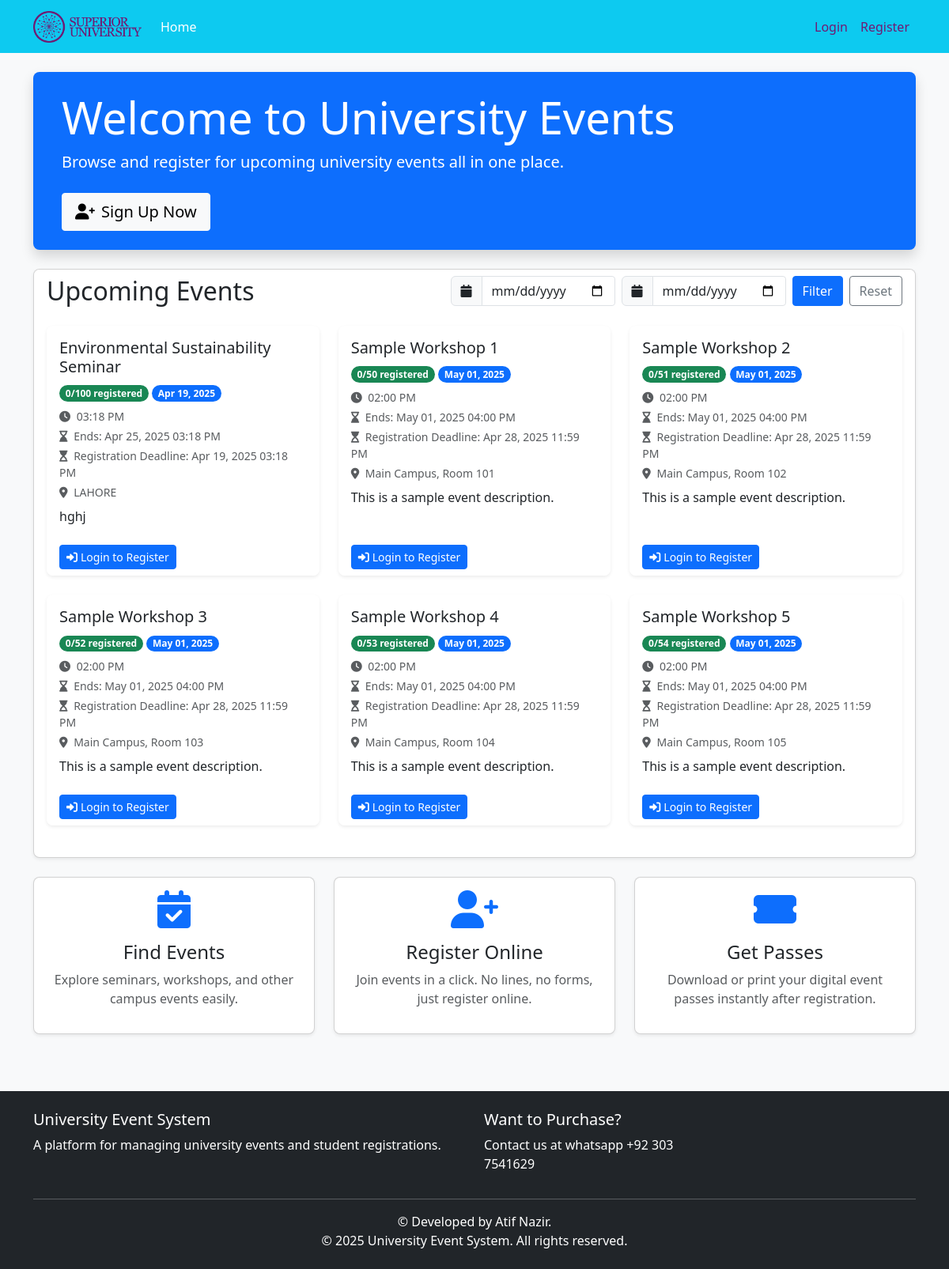
Page /home on the earlier database version.
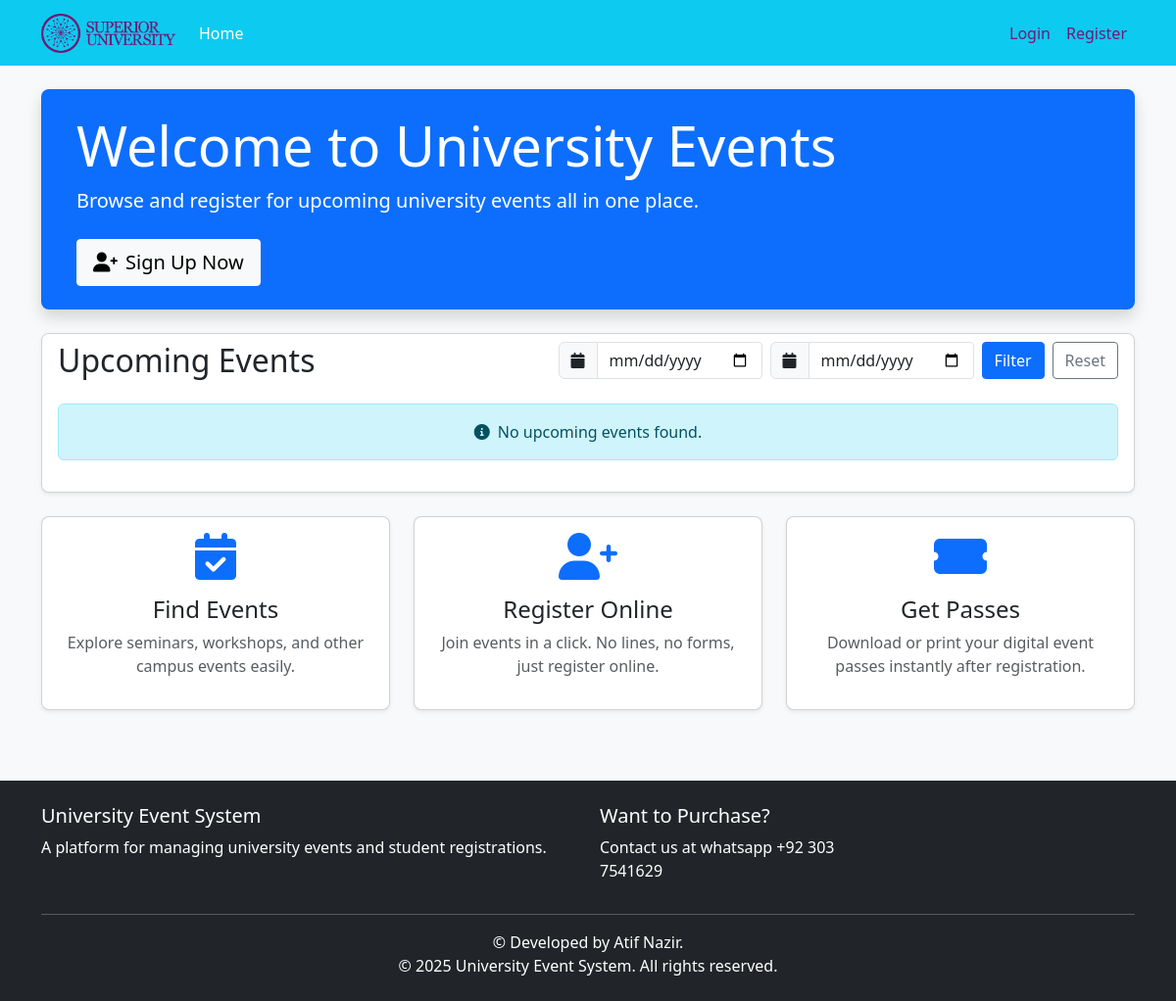
Same page on the later database version.
### app/models.py (models this page shows, shortened)
class Event(db.Model):
    id = db.Column(db.Integer, primary_key=True)
    title = db.Column(db.String(100), nullable=False)
    description = db.Column(db.Text, nullable=False)
    date = db.Column(db.DateTime, nullable=False)  # Start Date
    end_date = db.Column(db.DateTime, nullable=True)
    registration_deadline = db.Column(db.DateTime, nullable=True)  # New Field
    location = db.Column(db.String(100), nullable=False)
    max_participants = db.Column(db.Integer, nullable=False)
    created_at = db.Column(db.DateTime, default=datetime.utcnow)
    updated_at = db.Column(db.DateTime, default=datetime.utcnow, onupdate=datetime.utcnow)
    registrations = db.relationship('Registration', backref='event', lazy=True, cascade="all, delete-orphan")
    @property
    def registration_count(self):
        return Registration.query.filter_by(event_id=self.id).count()
    @property
    def is_full(self):
        return self.registration_count >= self.max_participants

### app/routes/main.py (the view)
@main.route('/home')
def home():
    page = request.args.get('page', 1, type=int)
    date_from = request.args.get('date_from')
    date_to = request.args.get('date_to')
    now = datetime.utcnow()
    query = Event.query
    if date_from:
        try:
            date_from_dt = datetime.strptime(date_from, '%Y-%m-%d')
            query = query.filter(Event.date >= date_from_dt)
        except ValueError:
            pass
    if date_to:
        try:
            date_to_dt = datetime.strptime(date_to, '%Y-%m-%d')
            query = query.filter(Event.date <= date_to_dt)
        except ValueError:
            pass
    query = query.filter(or_(Event.end_date == None, Event.end_date >= now))
    query = query.order_by(Event.date.asc())
    events = query.paginate(page=page, per_page=6)
    return render_template('index.html', events=events, title='Home')

### app/routes/main.py (called while the page is built)
@main.context_processor
def inject_logo_status():
    logo_path = os.path.join(current_app.root_path, 'static', 'images', 'university_logo.png')
    logo_exists = os.path.exists(logo_path)
    return {'logo_exists': logo_exists}

### app/templates/index.html (shortened to what the changed rows need)
{% extends "base.html" %}
{% block content %}
<div class="row mb-4">
    <div class="col-md-12">
        <div class="bg-primary text-white p-4 rounded-3 shadow">
            <div class="container">
                <h1 class="display-4">Welcome to University Events</h1>
            </div>
        </div>
    </div>
</div>
<div class="row mb-4">
    <div class="col-md-12">
        <div class="card shadow-sm">
            <div class="card-header bg-white">
                <div class="d-flex justify-content-between align-items-center">
                    <h2 class="card-title mb-0">Upcoming Events</h2>
                </div>
            </div>
            <div class="card-body">
                <div class="row" id="events-container">
                    {% if events.items %}
                        {% for event in events.items %}
                            <div class="col-md-4 mb-4">
                                <div class="card h-100 border-0 shadow-sm">
                                    <div class="card-body">
                                        <h5 class="card-title">{{ event.title }}</h5>
                                        <div class="mb-2">
                                            <span class="badge rounded-pill {% if event.is_full %}bg-danger{% else %}bg-success{% endif %}">
                                                {{ event.registration_count }}/{{ event.max_participants }} registered
                                            </span>
                                            <span class="badge rounded-pill bg-primary">
                                                {{ event.date.strftime('%b %d, %Y') }}
                                            </span>
                                        </div>
                                        <p class="card-text text-muted small mb-1">
                                            <i class="fas fa-clock me-1"></i> {{ event.date.strftime('%I:%M %p') }}
                                        </p>
                                        <p class="card-text text-muted small mb-1">
                                            <i class="fas fa-hourglass-end me-1"></i> Ends:
                                            {{ event.end_date.strftime('%b %d, %Y %I:%M %p') if event.end_date else 'N/A' }}
                                        </p>
                                        <p class="card-text text-muted small mb-1">
                                            <i class="fas fa-hourglass-start me-1"></i>
                                            Registration Deadline:
                                            {{ event.registration_deadline.strftime('%b %d, %Y %I:%M %p') if event.registration_deadline else 'N/A' }}
                                        </p>
                                        <p class="card-text text-muted small mb-2">
                                            <i class="fas fa-map-marker-alt me-1"></i> {{ event.location }}
                                        </p>
                                        <p class="card-text">{{ event.description[:100] }}{% if event.description|length > 100 %}...{% endif %}</p>
                                    </div>
                                    <div class="card-footer bg-white border-0">
                                        {% if current_user.is_authenticated %}
                                            {% if current_user.is_admin() %}
                                                <a href="{{ url_for('admin.edit_event', event_id=event.id) }}" class="btn btn-sm btn-primary">
                                                    <i class="fas fa-edit me-1"></i>Edit
                                                </a>
                                                <a href="{{ url_for('admin.event_registrations', event_id=event.id) }}" class="btn btn-sm btn-info text-white">
                                                    <i class="fas fa-users me-1"></i>Registrations
                                                </a>
                                            {% else %}
                                                <a href="{{ url_for('student.event_details', event_id=event.id) }}" class="btn btn-sm btn-primary">
                                                    <i class="fas fa-info-circle me-1"></i>Details
                                                </a>
                                            {% endif %}
                                        {% else %}
                                            <a href="{{ url_for('auth.login') }}" class="btn btn-sm btn-primary">
                                                <i class="fas fa-sign-in-alt me-1"></i>Login to Register
                                            </a>
                                        {% endif %}
                                    </div>
                                </div>
                            </div>
                        {% endfor %}
                    {% else %}
                        <div class="col-12">
                            <div class="alert alert-info text-center">
                                <i class="fas fa-info-circle me-2"></i>No upcoming events found.
                            </div>
                        </div>
                    {% endif %}
                </div>
            </div>
        </div>
    </div>
</div>
{% endblock %}

Differences in the rows shown:
removed Event: title "Environmental Sustainability Seminar", registration_count "0", max_participants "100", date "Apr 19, 2025", date "03:18 PM", end_date "Apr 25, 2025 03:18 PM", registration_deadline "Apr 19, 2025 03:18 PM", location "LAHORE", description "hghj"
removed Event: title "Sample Workshop 1", registration_count "0", max_participants "50", date "May 01, 2025", date "02:00 PM", end_date "May 01, 2025 04:00 PM", registration_deadline "Apr 28, 2025 11:59 PM", location "Main Campus, Room 101", description "This is a sample event description."
removed Event: title "Sample Workshop 2", registration_count "0", max_participants "51", date "May 01, 2025", date "02:00 PM", end_date "May 01, 2025 04:00 PM", registration_deadline "Apr 28, 2025 11:59 PM", location "Main Campus, Room 102", description "This is a sample event description."
removed Event: title "Sample Workshop 3", registration_count "0", max_participants "52", date "May 01, 2025", date "02:00 PM", end_date "May 01, 2025 04:00 PM", registration_deadline "Apr 28, 2025 11:59 PM", location "Main Campus, Room 103", description "This is a sample event description."
removed Event: title "Sample Workshop 4", registration_count "0", max_participants "53", date "May 01, 2025", date "02:00 PM", end_date "May 01, 2025 04:00 PM", registration_deadline "Apr 28, 2025 11:59 PM", location "Main Campus, Room 104", description "This is a sample event description."
removed Event: title "Sample Workshop 5", registration_count "0", max_participants "54", date "May 01, 2025", date "02:00 PM", end_date "May 01, 2025 04:00 PM", registration_deadline "Apr 28, 2025 11:59 PM", location "Main Campus, Room 105", description "This is a sample event description."
Other differences:
text now shown: "No upcoming events found."
